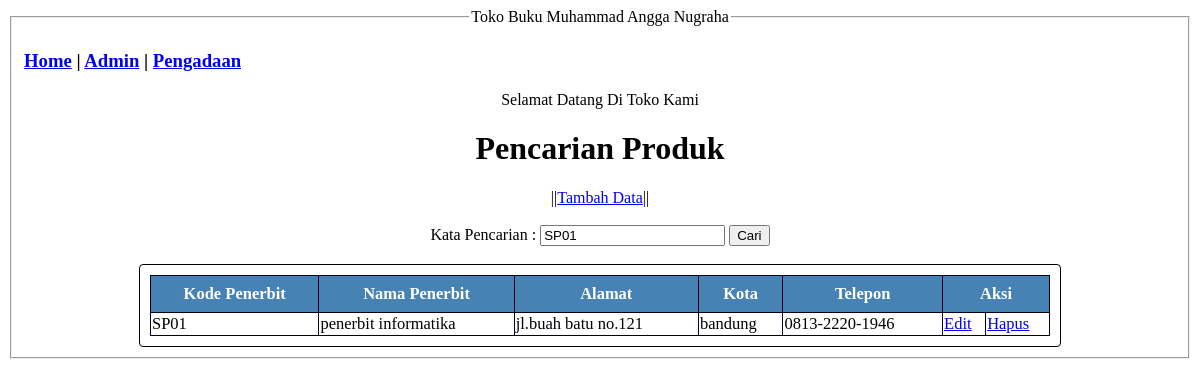
Screenshot of /Pengadaan.php?kata_cari=SP01 with the database file from the repository.
### tables this page shows
CREATE TABLE `tb_penerbit` (
  `id_penerbit` varchar(10) NOT NULL,
  `nama_penerbit` varchar(20) NOT NULL,
  `alamat` varchar(50) NOT NULL,
  `kota` varchar(10) NOT NULL,
  `telepon` varchar(20) NOT NULL
);

### Pengadaan.php (the view, shortened to what this page needs)
<!DOCTYPE html>
<html lang="en">
<head>
    <link rel="stylesheet" href="style.css">
</head>
<body>
    <fieldset >
        <legend align="center">Toko Buku Muhammad Angga Nugraha</legend>
        <h3>
            <a href="index.php">Home</a> |
            <a href="admin.php">Admin</a> |
            <a href="Pengadaan.php">Pengadaan</a>
        </h3>
        <legend align="center">Selamat Datang Di Toko Kami</legend>
        <center><h1>Pencarian Produk</h1></center>
        <center>||<a href="tambah_penerbit.html">Tambah Data</a>||</center>
        <br>
        <form method="GET" action="index.php" style="text-align: center;">
        <label>Kata Pencarian : </label>
        <input type="text" name="kata_cari" value="<?php if(isset($_GET['kata_cari'])) { echo
        $_GET['kata_cari']; } ?>" />
        <button type="submit">Cari</button>
        </form>
<br>
<div class="table_keren">
    <table class="table_home">
        <thead>
        <tr>
        <th>Kode Penerbit</th>
        <th>Nama Penerbit</th>
        <th>Alamat</th>
        <th>Kota</th>
        <th>Telepon</th>
        <th colspan="2">Aksi</th>
        </tr>
        </thead>
    <?php
    include 'koneksi.php';
    if(isset($_GET['kata_cari'])) {
    $kata_cari = $_GET['kata_cari'];
    $query = "SELECT * FROM tb_penerbit WHERE id_penerbit like '%".$kata_cari."%' OR
    nama_penerbit like '%".$kata_cari."%' ORDER BY id_penerbit ASC";
    } else {
    $query = "SELECT * FROM tb_penerbit ORDER BY id_penerbit ASC";
    }
    $result = mysqli_query($koneksi, $query);
    while ($row = mysqli_fetch_assoc($result)) {
        ?>
        <tr>
            <td><?php echo $row['id_penerbit']; ?></td>
            <td><?php echo $row['nama_penerbit']; ?></td>
            <td><?php echo $row['alamat']; ?></td>
            <td><?php echo $row['kota']; ?></td>
            <td><?php echo $row['telepon']; ?></td>
            <td><a href="edit_penerbit.php?id_penerbit=<?php echo $row['id_penerbit']; ?>">Edit</a></td>
            <td><a href="delete_penerbit.php?id_penerbit=<?php echo $row['id_penerbit']; ?>" onclick="return confirm('Apakah Anda Yakin Ingin Menghapus?')">Hapus</a></td>
        </tr>
        <?php
        }
        ?>
        </table>
    </fieldset>
</body>
</html>

### style.css (style rules this page uses)
.table_keren { max-width: 900px; border: 1px solid black; padding: 10px; overflow: auto; margin: auto; border-radius: 4px; }
.table_home { width: 100%; font-size: 16.5px; border-collapse: collapse; }
table thead { background-color: steelblue; color: white; }
table thead th { padding: 8px; }
table th, table td { border: 1px solid #000017; }

### rows the page displays
tb_penerbit: id_penerbit "SP01", nama_penerbit "penerbit informatika", alamat "jl.buah batu no.121", kota "bandung", telepon "0813-2220-1946"
